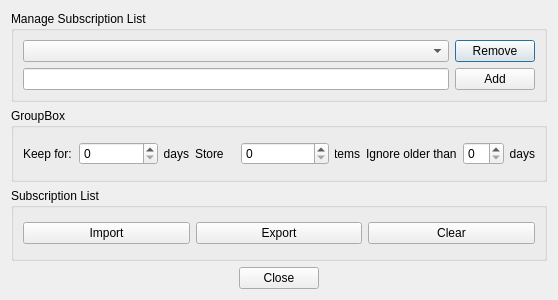
<?xml version="1.0" encoding="UTF-8"?>
<ui version="4.0">
 <class>rssManager</class>
 <widget class="QDialog" name="rssManager">
  <property name="geometry">
   <rect>
    <x>0</x>
    <y>0</y>
    <width>558</width>
    <height>300</height>
   </rect>
  </property>
  <property name="windowTitle">
   <string>RSS Subscription Manager</string>
  </property>
  <property name="sizeGripEnabled">
   <bool>false</bool>
  </property>
  <property name="modal">
   <bool>false</bool>
  </property>
  <layout class="QVBoxLayout" name="verticalLayout_3">
   <item>
    <widget class="QGroupBox" name="manageSubscriptionListBox">
     <property name="title">
      <string>Manage Subscription List</string>
     </property>
     <layout class="QHBoxLayout" name="horizontalLayout_6">
      <item>
       <layout class="QVBoxLayout" name="verticalLayout">
        <item>
         <widget class="QComboBox" name="comboBox"/>
        </item>
        <item>
         <widget class="QLineEdit" name="lineEdit"/>
        </item>
       </layout>
      </item>
      <item>
       <layout class="QVBoxLayout" name="verticalLayout_2">
        <item>
         <widget class="QPushButton" name="pushButton">
          <property name="text">
           <string>Remove</string>
          </property>
         </widget>
        </item>
        <item>
         <widget class="QPushButton" name="pushButton_2">
          <property name="text">
           <string>Add</string>
          </property>
         </widget>
        </item>
       </layout>
      </item>
     </layout>
    </widget>
   </item>
   <item>
    <widget class="QGroupBox" name="timeSettingsBox">
     <property name="maximumSize">
      <size>
       <width>16777215</width>
       <height>80</height>
      </size>
     </property>
     <property name="title">
      <string>GroupBox</string>
     </property>
     <layout class="QHBoxLayout" name="horizontalLayout_5">
      <item>
       <layout class="QHBoxLayout" name="horizontalLayout">
        <item>
         <widget class="QLabel" name="label">
          <property name="maximumSize">
           <size>
            <width>50</width>
            <height>16777215</height>
           </size>
          </property>
          <property name="text">
           <string>Keep for:</string>
          </property>
         </widget>
        </item>
        <item>
         <widget class="QSpinBox" name="spinBox">
          <property name="maximumSize">
           <size>
            <width>16777215</width>
            <height>16777215</height>
           </size>
          </property>
         </widget>
        </item>
        <item>
         <widget class="QLabel" name="label_4">
          <property name="maximumSize">
           <size>
            <width>25</width>
            <height>16777215</height>
           </size>
          </property>
          <property name="text">
           <string>days</string>
          </property>
          <property name="alignment">
           <set>Qt::AlignRight|Qt::AlignTrailing|Qt::AlignVCenter</set>
          </property>
         </widget>
        </item>
       </layout>
      </item>
      <item>
       <layout class="QHBoxLayout" name="horizontalLayout_2">
        <item>
         <widget class="QLabel" name="label_2">
          <property name="maximumSize">
           <size>
            <width>40</width>
            <height>16777215</height>
           </size>
          </property>
          <property name="text">
           <string>Store</string>
          </property>
         </widget>
        </item>
        <item>
         <widget class="QSpinBox" name="spinBox_2"/>
        </item>
        <item>
         <widget class="QLabel" name="label_5">
          <property name="maximumSize">
           <size>
            <width>25</width>
            <height>16777215</height>
           </size>
          </property>
          <property name="text">
           <string>items</string>
          </property>
          <property name="alignment">
           <set>Qt::AlignRight|Qt::AlignTrailing|Qt::AlignVCenter</set>
          </property>
         </widget>
        </item>
       </layout>
      </item>
      <item>
       <layout class="QHBoxLayout" name="horizontalLayout_3">
        <item>
         <widget class="QLabel" name="label_3">
          <property name="text">
           <string>Ignore older than</string>
          </property>
         </widget>
        </item>
        <item>
         <widget class="QSpinBox" name="spinBox_3"/>
        </item>
        <item>
         <widget class="QLabel" name="label_6">
          <property name="maximumSize">
           <size>
            <width>25</width>
            <height>16777215</height>
           </size>
          </property>
          <property name="text">
           <string>days</string>
          </property>
          <property name="alignment">
           <set>Qt::AlignRight|Qt::AlignTrailing|Qt::AlignVCenter</set>
          </property>
         </widget>
        </item>
       </layout>
      </item>
     </layout>
    </widget>
   </item>
   <item>
    <widget class="QGroupBox" name="groupBox_3">
     <property name="title">
      <string>Subscription List</string>
     </property>
     <layout class="QHBoxLayout" name="horizontalLayout_7">
      <item>
       <widget class="QPushButton" name="pushButton_3">
        <property name="text">
         <string>Import</string>
        </property>
       </widget>
      </item>
      <item>
       <widget class="QPushButton" name="pushButton_4">
        <property name="text">
         <string>Export</string>
        </property>
       </widget>
      </item>
      <item>
       <widget class="QPushButton" name="pushButton_5">
        <property name="text">
         <string>Clear</string>
        </property>
       </widget>
      </item>
     </layout>
    </widget>
   </item>
   <item>
    <widget class="QDialogButtonBox" name="buttonBox">
     <property name="orientation">
      <enum>Qt::Horizontal</enum>
     </property>
     <property name="standardButtons">
      <set>QDialogButtonBox::Close</set>
     </property>
     <property name="centerButtons">
      <bool>true</bool>
     </property>
    </widget>
   </item>
  </layout>
 </widget>
 <resources/>
 <connections>
  <connection>
   <sender>buttonBox</sender>
   <signal>accepted()</signal>
   <receiver>rssManager</receiver>
   <slot>accept()</slot>
   <hints>
    <hint type="sourcelabel">
     <x>248</x>
     <y>254</y>
    </hint>
    <hint type="destinationlabel">
     <x>157</x>
     <y>274</y>
    </hint>
   </hints>
  </connection>
  <connection>
   <sender>buttonBox</sender>
   <signal>rejected()</signal>
   <receiver>rssManager</receiver>
   <slot>reject()</slot>
   <hints>
    <hint type="sourcelabel">
     <x>316</x>
     <y>260</y>
    </hint>
    <hint type="destinationlabel">
     <x>286</x>
     <y>274</y>
    </hint>
   </hints>
  </connection>
 </connections>
</ui>
